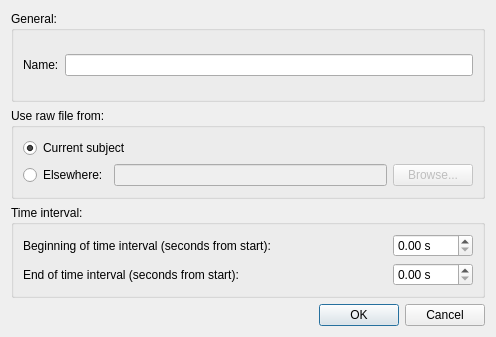
<?xml version="1.0" encoding="UTF-8"?>
<ui version="4.0">
 <class>covarianceRawDialog</class>
 <widget class="QDialog" name="covarianceRawDialog">
  <property name="geometry">
   <rect>
    <x>0</x>
    <y>0</y>
    <width>496</width>
    <height>337</height>
   </rect>
  </property>
  <property name="windowTitle">
   <string>Compute covariance from raw file</string>
  </property>
  <layout class="QGridLayout" name="gridLayout_7">
   <item row="3" column="0">
    <widget class="QDialogButtonBox" name="buttonBox">
     <property name="orientation">
      <enum>Qt::Horizontal</enum>
     </property>
     <property name="standardButtons">
      <set>QDialogButtonBox::Cancel|QDialogButtonBox::Ok</set>
     </property>
    </widget>
   </item>
   <item row="0" column="0">
    <widget class="QGroupBox" name="groupBoxName">
     <property name="title">
      <string>General:</string>
     </property>
     <layout class="QGridLayout" name="gridLayout">
      <item row="0" column="0">
       <layout class="QVBoxLayout" name="verticalLayout_3">
        <item>
         <layout class="QHBoxLayout" name="horizontalLayout_4">
          <item>
           <widget class="QLabel" name="labelName">
            <property name="text">
             <string>Name:</string>
            </property>
           </widget>
          </item>
          <item>
           <widget class="QLineEdit" name="lineEditName"/>
          </item>
         </layout>
        </item>
       </layout>
      </item>
     </layout>
    </widget>
   </item>
   <item row="1" column="0">
    <widget class="QGroupBox" name="groupBoxSource">
     <property name="title">
      <string>Use raw file from:</string>
     </property>
     <layout class="QGridLayout" name="gridLayout_6">
      <item row="0" column="0">
       <layout class="QVBoxLayout" name="verticalLayout_2">
        <item>
         <layout class="QHBoxLayout" name="horizontalLayout_5">
          <item>
           <widget class="QRadioButton" name="radioButtonCurrentSubject">
            <property name="text">
             <string>Current subject</string>
            </property>
            <property name="checked">
             <bool>true</bool>
            </property>
           </widget>
          </item>
         </layout>
        </item>
        <item>
         <layout class="QHBoxLayout" name="horizontalLayout">
          <item>
           <widget class="QRadioButton" name="radioButtonElsewhere">
            <property name="text">
             <string>Elsewhere:</string>
            </property>
           </widget>
          </item>
          <item>
           <widget class="QLineEdit" name="lineEditRawFile">
            <property name="enabled">
             <bool>false</bool>
            </property>
           </widget>
          </item>
          <item>
           <widget class="QPushButton" name="pushButtonBrowse">
            <property name="enabled">
             <bool>false</bool>
            </property>
            <property name="text">
             <string>Browse...</string>
            </property>
           </widget>
          </item>
         </layout>
        </item>
       </layout>
      </item>
     </layout>
    </widget>
   </item>
   <item row="2" column="0">
    <widget class="QGroupBox" name="groupBoxStartEnd">
     <property name="title">
      <string>Time interval:</string>
     </property>
     <layout class="QGridLayout" name="gridLayout_4">
      <item row="0" column="0">
       <layout class="QVBoxLayout" name="verticalLayout">
        <item>
         <layout class="QHBoxLayout" name="horizontalLayout_3">
          <item>
           <widget class="QLabel" name="labelBeginTime">
            <property name="text">
             <string>Beginning of time interval (seconds from start):</string>
            </property>
           </widget>
          </item>
          <item>
           <spacer name="horizontalSpacer_2">
            <property name="orientation">
             <enum>Qt::Horizontal</enum>
            </property>
            <property name="sizeHint" stdset="0">
             <size>
              <width>40</width>
              <height>20</height>
             </size>
            </property>
           </spacer>
          </item>
          <item>
           <widget class="QDoubleSpinBox" name="doubleSpinBoxStartTime">
            <property name="prefix">
             <string/>
            </property>
            <property name="suffix">
             <string> s</string>
            </property>
            <property name="maximum">
             <double>9999.989999999999782</double>
            </property>
           </widget>
          </item>
         </layout>
        </item>
        <item>
         <layout class="QHBoxLayout" name="horizontalLayout_2">
          <item>
           <widget class="QLabel" name="labelEndTime">
            <property name="text">
             <string>End of time interval (seconds from start):</string>
            </property>
           </widget>
          </item>
          <item>
           <spacer name="horizontalSpacer">
            <property name="orientation">
             <enum>Qt::Horizontal</enum>
            </property>
            <property name="sizeHint" stdset="0">
             <size>
              <width>40</width>
              <height>20</height>
             </size>
            </property>
           </spacer>
          </item>
          <item>
           <widget class="QDoubleSpinBox" name="doubleSpinBoxEndTime">
            <property name="suffix">
             <string> s</string>
            </property>
            <property name="maximum">
             <double>9999.989999999999782</double>
            </property>
           </widget>
          </item>
         </layout>
        </item>
       </layout>
      </item>
     </layout>
    </widget>
   </item>
  </layout>
 </widget>
 <resources/>
 <connections>
  <connection>
   <sender>buttonBox</sender>
   <signal>accepted()</signal>
   <receiver>covarianceRawDialog</receiver>
   <slot>accept()</slot>
   <hints>
    <hint type="sourcelabel">
     <x>486</x>
     <y>821</y>
    </hint>
    <hint type="destinationlabel">
     <x>157</x>
     <y>274</y>
    </hint>
   </hints>
  </connection>
  <connection>
   <sender>buttonBox</sender>
   <signal>rejected()</signal>
   <receiver>covarianceRawDialog</receiver>
   <slot>reject()</slot>
   <hints>
    <hint type="sourcelabel">
     <x>486</x>
     <y>821</y>
    </hint>
    <hint type="destinationlabel">
     <x>286</x>
     <y>274</y>
    </hint>
   </hints>
  </connection>
  <connection>
   <sender>radioButtonElsewhere</sender>
   <signal>toggled(bool)</signal>
   <receiver>lineEditRawFile</receiver>
   <slot>setEnabled(bool)</slot>
   <hints>
    <hint type="sourcelabel">
     <x>91</x>
     <y>155</y>
    </hint>
    <hint type="destinationlabel">
     <x>156</x>
     <y>155</y>
    </hint>
   </hints>
  </connection>
  <connection>
   <sender>radioButtonElsewhere</sender>
   <signal>toggled(bool)</signal>
   <receiver>pushButtonBrowse</receiver>
   <slot>setEnabled(bool)</slot>
   <hints>
    <hint type="sourcelabel">
     <x>44</x>
     <y>145</y>
    </hint>
    <hint type="destinationlabel">
     <x>475</x>
     <y>163</y>
    </hint>
   </hints>
  </connection>
 </connections>
</ui>
